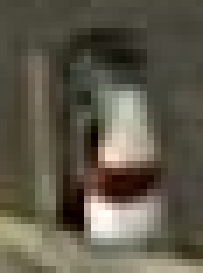
#> input picture training/1.png, 29 x 39 px (shown 7 times larger); its folder holds 4 pictures in this run
$ python training.py
#> lines starting #> are read from the running program, lines starting #| are printed output that depends on the picture
import cv2
import numpy as np
import os
from matplotlib import pyplot as plt
from sklearn.neighbors import KNeighborsClassifier
import random

# Tamaño deseado para las imágenes
desired_size = (100, 100)  # Por ejemplo, 100x100 píxeles

# Ruta a la carpeta de entrenamiento
training_folder = "training"

# Listas para almacenar características y etiquetas
features = []
labels = []

def get_hog():
    winSize = (20,20)
    blockSize=(8,8)
    blockStride = (4,4)
    cellSize=(8,8)
    nbins = 9
    derivAperture = 1
    winSigma = 2.
    histrogramType = 0
    L2HysThreshold = 0.2
    gammaCorrection = 1
    nlavels = 64
    signedGradient = True
    hog = cv2.HOGDescriptor(winSize,blockSize,blockStride,cellSize,nbins,derivAperture,winSigma,histrogramType,L2HysThreshold,gammaCorrection,nlavels,signedGradient)
    return hog

# [91 lines left out: functions train_svm, detect_car, train_knn, not called in this run]


def train_knn_sklearn():
    # Recorrer las imágenes en la carpeta de entrenamiento
    features = []
    labels = []

    for filename in os.listdir(training_folder):
        if filename.endswith(".png"):
            # Cargar la imagen
            img_path = os.path.join(training_folder, filename)
            img = cv2.imread(img_path)
#> img is the input picture: shape (39, 29, 3); mean B, G, R 74.4, 89.3, 94.7

            # Redimensionar la imagen al tamaño deseado
            img_resized = cv2.resize(img, desired_size)
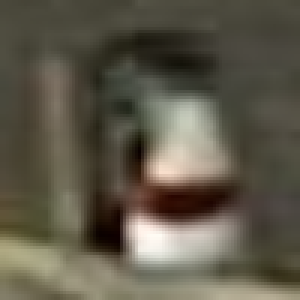
#> img_resized: shape (100, 100, 3) (shown 3 times larger); mean B, G, R 74.2, 89.2, 94.5


            hog = get_hog()
            features_vector = hog.compute(img_resized)
#> features_vector = 17424 values, max 0.98 at index 17381, min 0 at index 5, mean 0.217
            features.append(features_vector.flatten())  # Añadir las características a la lista

            # Obtener la etiqueta del nombre de archivo (1.png, 2.png, etc.)
            label = int(filename.split(".")[0])
            labels.append(label)  # Añadir la etiqueta a la lista
#> pass 2 of the loop in train_knn_sklearn, `for filename in os.listdir(training_folder):`:
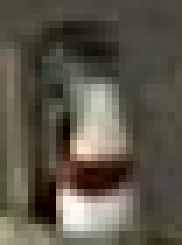
#> input picture training/10.png, 26 x 35 px (shown 7 times larger)
#> in train_knn_sklearn, img is the input picture: shape (35, 26, 3); mean B, G, R 72.7, 86.2, 91.7
#> in train_knn_sklearn, `img_resized = cv2.resize(img, desired_size)`:
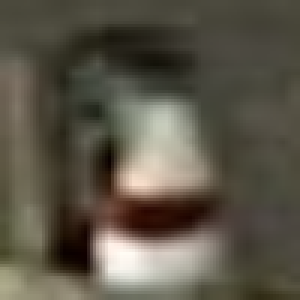
#> img_resized: shape (100, 100, 3) (shown 3 times larger); mean B, G, R 72.6, 86.1, 91.6
#> features_vector = 17424 values, max 0.969 at index 4846, min 0 at index 18, mean 0.214
#> pass 3 of the loop in train_knn_sklearn, `for filename in os.listdir(training_folder):`:
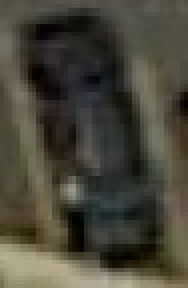
#> input picture training/100.png, 47 x 72 px (shown 4 times larger)
#> in train_knn_sklearn, img is the input picture: shape (72, 47, 3); mean B, G, R 57.3, 69.7, 72.6
#> in train_knn_sklearn, `img_resized = cv2.resize(img, desired_size)`:
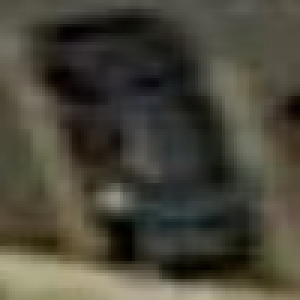
#> img_resized: shape (100, 100, 3) (shown 3 times larger); mean B, G, R 57.2, 69.6, 72.5
#> features_vector = 17424 values, max 0.951 at index 258, min 0 at index 9, mean 0.231
#> the loop made 4 passes; the first 3 are shown

    # Convertir listas a arrays numpy
    features = np.array(features)
    labels = np.array(labels)

    # Inicializar y entrenar el clasificador KNN de Sklearn
    knn = KNeighborsClassifier(n_neighbors=1)  # Puedes ajustar el número de vecinos
    knn.fit(features, labels)

    # Guardar el modelo entrenado (opcional)
    import joblib
    joblib.dump(knn, 'knn_model_sklearn.joblib')
    print("Knn entrenado")

# [102 lines left out: functions detect_car_with_knn, detect_car_in_roi, detect_car_with_knn_sklearn, detect_car_in_roi_sklearn, visualize_hog, not called in this run]


# Llamar a la función para entrenar el clasificador KNN con Sklearn
train_knn_sklearn()

# [13 lines of commented-out code are left out]
